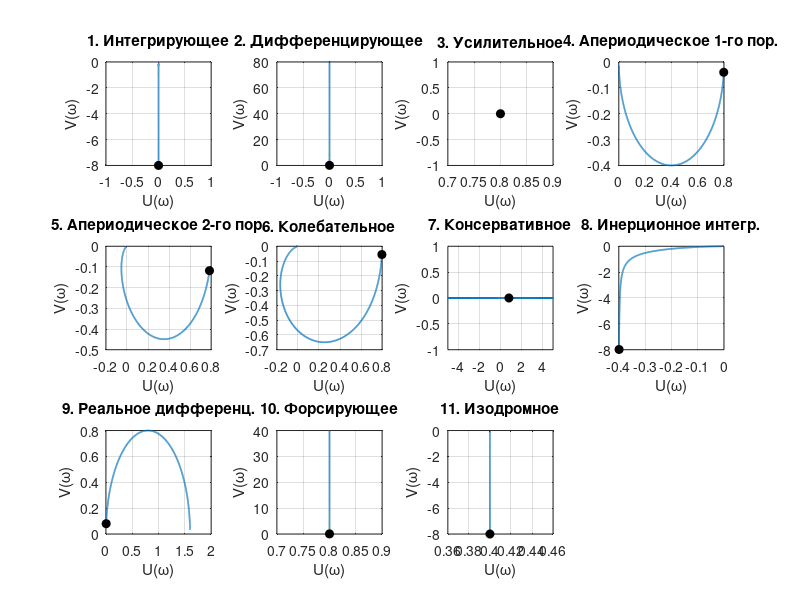

Recreate this plot in MATLAB. (Note: this script raises an error after producing the figure.)
clc;
clear;
close all;

s = tf('s');

K   = 0.8;
T   = 0.5;
T1  = 0.7;
T2  = 0.5;
T1a = 1.5;

names = {
    '1. Интегрирующее';
    '2. Дифференцирующее';
    '3. Усилительное';
    '4. Апериодическое 1-го пор.';
    '5. Апериодическое 2-го пор.';
    '6. Колебательное';
    '7. Консервативное';
    '8. Инерционное интегр.';
    '9. Реальное дифференц.';
    '10. Форсирующее';
    '11. Изодромное'};

links = {
    @(K, T, T1, T2, T1a) K/s;
    @(K, T, T1, T2, T1a) K*s;
    @(K, T, T1, T2, T1a) tf(K);
    @(K, T, T1, T2, T1a) K/(T*s + 1);
    @(K, T, T1, T2, T1a) K/(T2^2*s^2 + T1a*s + 1);
    @(K, T, T1, T2, T1a) K/(T2^2*s^2 + T1*s + 1);
    @(K, T, T1, T2, T1a) K/(T*s^2 + 1);
    @(K, T, T1, T2, T1a) K/(s*(T*s + 1));
    @(K, T, T1, T2, T1a) K*s/(T*s + 1);
    @(K, T, T1, T2, T1a) K*(T*s + 1);
    @(K, T, T1, T2, T1a) K*(T*s + 1)/s};

idxAp2  = 5;
idxOsc  = 6;
idxCons = 7;

nLinks = numel(links);
nCols  = 4;
nRows  = ceil(nLinks / nCols);
lw     = 1.2;

w  = logspace(-2, 3, 2000);
wa = logspace(-1, 2, 2000);
consAxis = [-5 5 -1 1];

K_values  = K  * [0.25 0.5 1 2 4];
T_values  = T  * [0.25 0.5 1 2 4];
T2_ap2    = [0.2 0.3 0.5 0.6 0.75];
T2_osc    = [0.4 0.5 0.7 1 1.5];
T1_osc    = [0.1 0.3 0.5 0.7 0.9];
nVar      = numel(K_values);

figure('Name', 'АФЧХ');
for n = 1:nLinks
    W = links{n}(K, T, T1, T2, T1a);
    [re, im] = nyquist(W, wa);
    re = squeeze(re);
    im = squeeze(im);
    subplot(nRows, nCols, n);
    plot(re, im, 'LineWidth', lw);
    hold on;
    plot(re(1), im(1), 'ko', 'MarkerFaceColor', 'k');
    grid on;
    title(names{n});
    xlabel('U(\omega)');
    ylabel('V(\omega)');
    if n == idxCons
        axis(consAxis);
    end
end

figure('Name', 'ЛАЧХ');
for n = 1:nLinks
    [L, ~] = lfc(links{n}(K, T, T1, T2, T1a), w);
    subplot(nRows, nCols, n);
    semilogx(w, L, 'LineWidth', lw);
    grid on;
    title(names{n});
    xlabel('\omega, рад/с');
    ylabel('L, дБ');
end

figure('Name', 'ЛФЧХ');
for n = 1:nLinks
    [~, phi] = lfc(links{n}(K, T, T1, T2, T1a), w);
    subplot(nRows, nCols, n);
    semilogx(w, phi, 'LineWidth', lw);
    grid on;
    title(names{n});
    xlabel('\omega, рад/с');
    ylabel('\psi, град');
end

figure('Name', 'Влияние K на ЛАЧХ');
for n = 1:nLinks
    subplot(nRows, nCols, n);
    hold on;
    for i = 1:nVar
        [L, ~] = lfc(links{n}(K_values(i), T, T1, T2, T1a), w);
        semilogx(w, L, 'LineWidth', lw);
    end
    set(gca, 'XScale', 'log');
    grid on;
    title(names{n});
    xlabel('\omega, рад/с');
    ylabel('L, дБ');
end
legend(compose('K = %.2g', K_values), 'Location', 'best');

figure('Name', 'Влияние K на ЛФЧХ');
for n = 1:nLinks
    subplot(nRows, nCols, n);
    hold on;
    for i = 1:nVar
        [~, phi] = lfc(links{n}(K_values(i), T, T1, T2, T1a), w);
        semilogx(w, phi, 'LineWidth', lw);
    end
    set(gca, 'XScale', 'log');
    grid on;
    title(names{n});
    xlabel('\omega, рад/с');
    ylabel('\psi, град');
end
legend(compose('K = %.2g', K_values), 'Location', 'best');

WT = cell(nLinks, nVar);
for n = 1:nLinks
    for i = 1:nVar
        if n == idxAp2
            WT{n, i} = links{n}(K, T, T1, T2_ap2(i), T1a);
        elseif n == idxOsc
            WT{n, i} = links{n}(K, T, T1, T2_osc(i), T1a);
        else
            WT{n, i} = links{n}(K, T_values(i), T1, T2, T1a);
        end
    end
end

figure('Name', 'Влияние T на ЛАЧХ');
for n = 1:nLinks
    subplot(nRows, nCols, n);
    hold on;
    for i = 1:nVar
        [L, ~] = lfc(WT{n, i}, w);
        semilogx(w, L, 'LineWidth', lw);
    end
    set(gca, 'XScale', 'log');
    grid on;
    title(names{n});
    xlabel('\omega, рад/с');
    ylabel('L, дБ');
    if n == idxAp2
        legend(compose('T2 = %.2g', T2_ap2), 'Location', 'best');
    elseif n == idxOsc
        legend(compose('T2 = %.2g', T2_osc), 'Location', 'best');
    end
end
legend(compose('T = %.3g', T_values), 'Location', 'best');

figure('Name', 'Влияние T на ЛФЧХ');
for n = 1:nLinks
    subplot(nRows, nCols, n);
    hold on;
    for i = 1:nVar
        [~, phi] = lfc(WT{n, i}, w);
        semilogx(w, phi, 'LineWidth', lw);
    end
    set(gca, 'XScale', 'log');
    grid on;
    title(names{n});
    xlabel('\omega, рад/с');
    ylabel('\psi, град');
end

figure('Name', 'Колебательное звено, влияние T1');
for i = 1:numel(T1_osc)
    [L, phi] = lfc(links{idxOsc}(K, T, T1_osc(i), T2, T1a), w);
    subplot(1, 2, 1);
    semilogx(w, L, 'LineWidth', lw);
    hold on;
    subplot(1, 2, 2);
    semilogx(w, phi, 'LineWidth', lw);
    hold on;
end
subplot(1, 2, 1);
grid on;
title('ЛАЧХ');
xlabel('\omega, рад/с');
ylabel('L, дБ');
legend(compose('T1 = %.1f', T1_osc), 'Location', 'best');
subplot(1, 2, 2);
grid on;
title('ЛФЧХ');
xlabel('\omega, рад/с');
ylabel('\psi, град');

fprintf('Сопрягающая частота 1/T = %.2f рад/с\n', 1/T);
fprintf('Собственная частота колебательного звена 1/T2 = %.2f рад/с\n', 1/T2);
fprintf('Коэффициент затухания T1/(2*T2) = %.2f\n', T1/(2*T2));
fprintf('Резонансная частота консервативного звена 1/sqrt(T) = %.3f рад/с\n', 1/sqrt(T));
fprintf('20*lg(K) = %.2f дБ\n', 20*log10(K));

function [L, phi] = lfc(W, w)
    [mag, phase] = bode(W, w);
    L   = 20*log10(squeeze(mag));
    phi = squeeze(phase);
    if isscalar(L)
        L   = L * ones(size(w));
        phi = phi * ones(size(w));
    end
end
